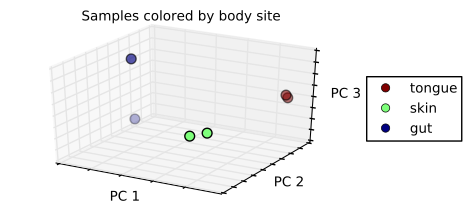

This chart was generated by the following Python code:
# We don't see any clustering/grouping of samples. If we were to instead color
# the samples by the body site they were taken from, we see that the samples
# form three separate groups:

import matplotlib.pyplot as plt
plt.close('all') # not necessary for normal use
fig = bc_pc.plot(sample_md, 'body_site',
                 axis_labels=('PC 1', 'PC 2', 'PC 3'),
                 title='Samples colored by body site', cmap='jet', s=50)
